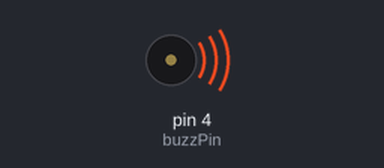
Simulated run of this sketch. Board: Arduino Uno, built with avr-gcc and run on an emulated ATmega328P. On the bench: buzzer (waves = sounding, pin HIGH).

Above: at 0.05 s.
Timing chart, 0 to 3.0 s (numbered marks = the images above):
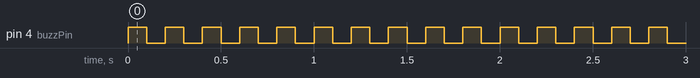

Measured:
- by itself, pin 4 (buzzPin): alternates HIGH for 0.10 s and LOW for 0.10 s

The sketch:

PassiveBuzzer.ino
```cpp
int buzzPin = 4;
int buzzTime1=100;
int buzzTime2=100;

void setup()
{
  pinMode(buzzPin,OUTPUT);
}
void loop()
{

  digitalWrite(buzzPin,HIGH);
  delay(buzzTime1);
  digitalWrite(buzzPin,LOW);
  delay(buzzTime2);

}
```
